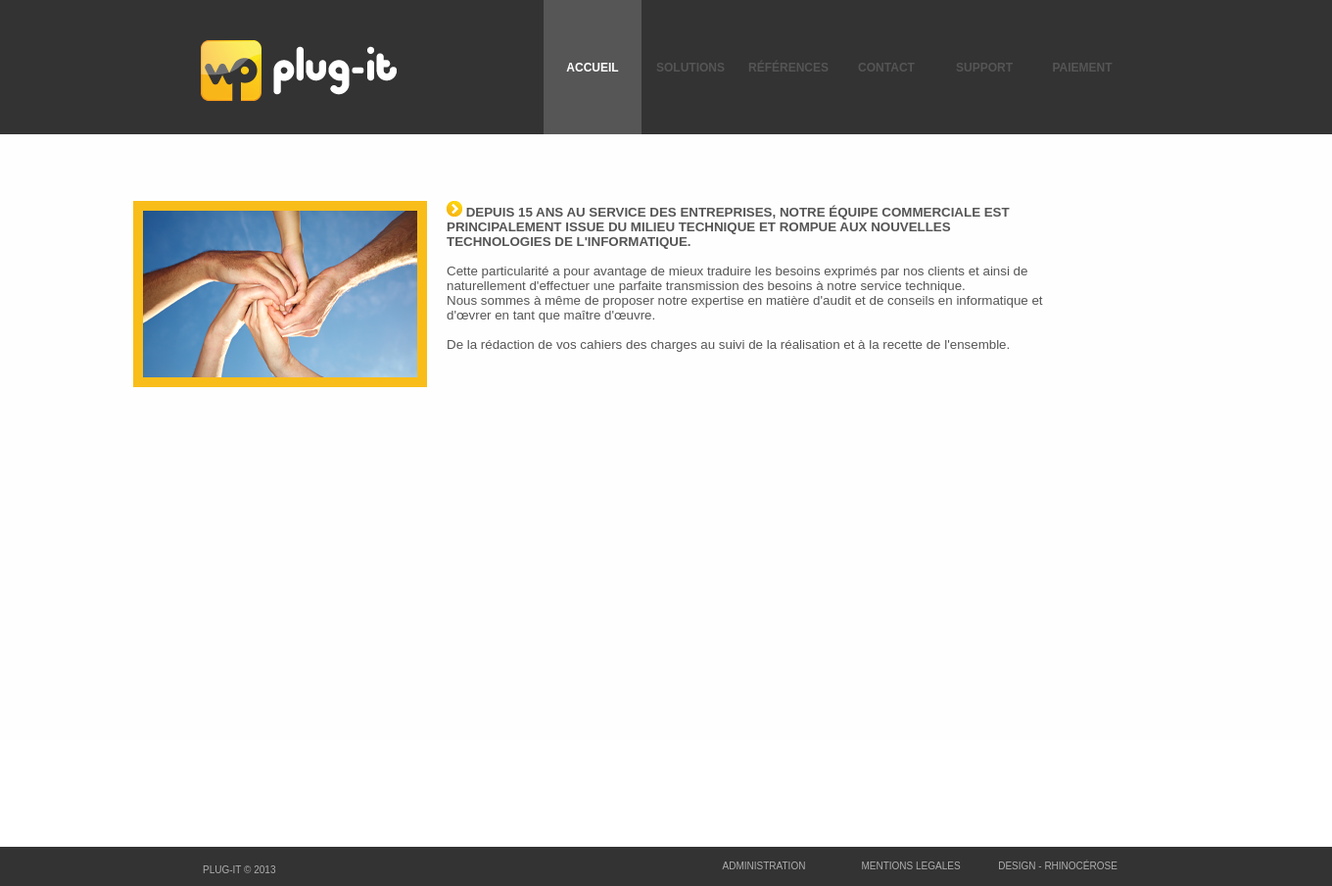
The page /index.php?page=accueil&sub=conseil on the database its author committed.
### tables this page shows
CREATE TABLE IF NOT EXISTS `menu` (
  `id` int(11) NOT NULL AUTO_INCREMENT,
  `interne` tinyint(1) NOT NULL,
  `active` tinyint(1) NOT NULL,
  `nom` varchar(50) NOT NULL,
  `baseName` varchar(50) NOT NULL,
  `position` int(11) NOT NULL,
  `lien` varchar(255) NOT NULL,
  `meta` text NOT NULL,
  PRIMARY KEY (`id`)
);

### Include/common/Banniere.php (the view, shortened to what this page needs)
<div style="overflow:hidden;">
	<div style="margin-left:auto; width:950px; margin-right:auto"><a href="index.php?page=accueil"><img src="images/logotype_plug_it.png" style="position:absolute; float:left; bottom:25%; "/></a>
	<table style="position:relative; float:right; margin-left:10px;" height="137px" class="menu" cellspacing="0">
		<tr>
		<?php
		$rq = mysql_query("SELECT * FROM menu ORDER BY position")or die('Erreur SQL !<br />'.mysql_error());
		while($ar=mysql_fetch_array($rq))
		{
			if($ar['active'] == true)
			{
				echo '
				<td onclick="location.href=\''.$ar['lien'].'\'"';
					if($ar['interne'] and $_GET['page'] == $ar['baseName'])
						echo 'class="menu_selected"';
					else
						echo 'class="menu_unselected"';
				echo '>'.$ar['nom'].'</td>';
			}
		}
		?>
		</tr>
	</table></div>
</div>

### css/styles.css (style rules this page uses)
* { padding: 0px; margin: 0px; outline: none; }

### styles/index.css (style rules this page uses)
.menu td { width:100px; text-align:center; cursor: pointer; font-weight:bold; text-transform:uppercase; font-size: 12px; }
.menu_selected { background-color:#565656; border-color:#696969 #DCDCDC #DCDCDC #696969; color:white; }
body { color:#555555; font-size:10pt; font-family: Arial,Helvetica,sans-serif; padding:0; margin: 0; }
html { margin:0; }

### rows shown on the page
menu: nom "ACCUEIL"
menu: nom "SOLUTIONS"
menu: nom "RÉFÉRENCES"
menu: nom "CONTACT"
menu: nom "SUPPORT"
menu: nom "PAIEMENT"
